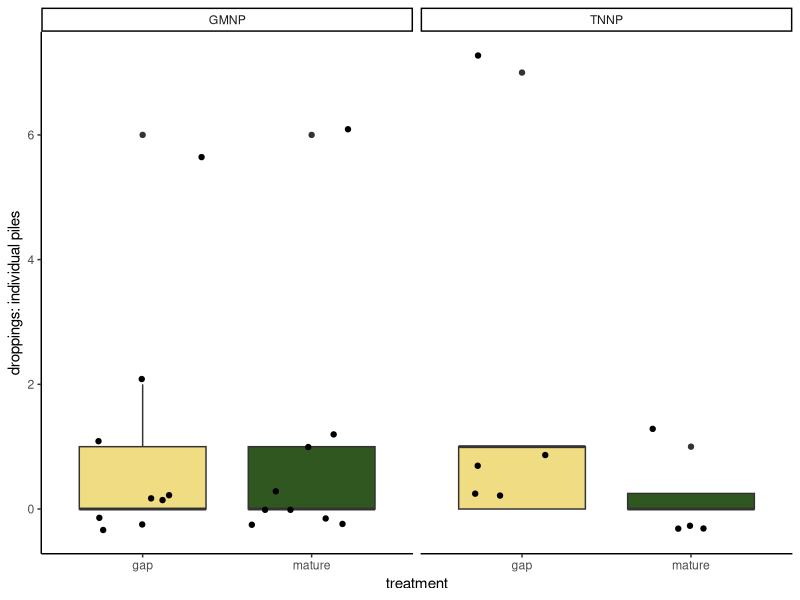
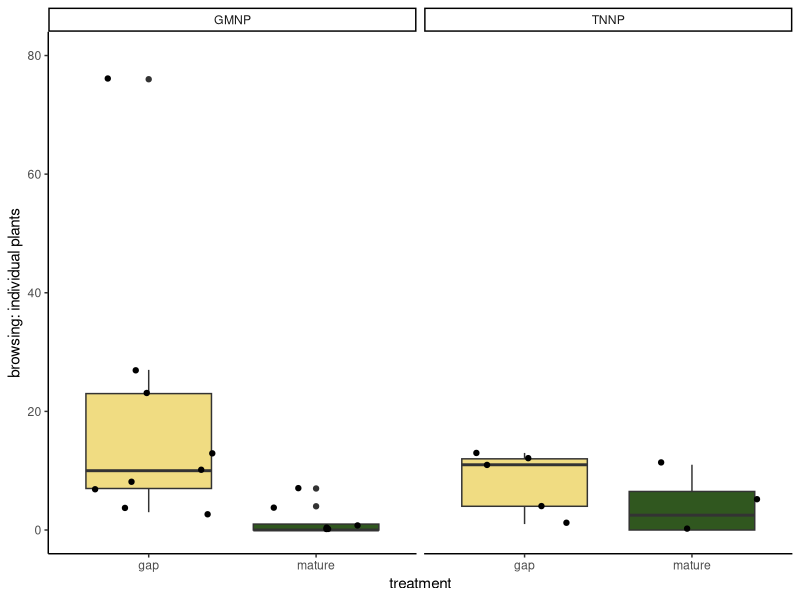

Generate these figures, in order, with R:
## ---- chunk 1
library(readxl)
library(tidyverse)
library(ggpubr)
library(ggridges)
## ---- chunk 2
act_abund <- read_xlsx("Moose activity and abundance.xlsx", 
                        sheet = 1, col_names = T)
## ---- chunk 3
palette_treatments <- c("#f0dc82", "#30571f") # gap and closed canopy

## ---- chunk 4
# https://www.ncbi.nlm.nih.gov/pmc/articles/PMC9328498/ (calculating abundance from pellets)

act_abund %>% 
  filter(treatment != "exclosure") %>% 
  ggplot(aes(x=treatment, y = droppings, fill = treatment))+
  geom_boxplot()+
  scale_fill_manual(values=palette_treatments) +
  geom_jitter()+
  theme_classic()+
  facet_wrap(~park)+
  labs(y = "droppings: individual piles")+
  theme(legend.position = "none")
## ---- chunk 5
act_abund %>% 
  filter(treatment != "exclosure") %>% 
         # park == "GMNP") %>% 
  ggplot(aes(x=treatment, y = browsing, fill = treatment))+
  # geom_point()+
  geom_boxplot()+
  scale_fill_manual(values=palette_treatments) +
  geom_jitter()+
  theme_classic()+
  ylim(0,80)+
  facet_wrap(~park)+
  labs(y = "browsing: individual plants")+
  theme(legend.position = "none")
## ---- chunk 6
# import data generated from Parks Canada maps, with estimates of mean/max moose density at each site sampled in 2023, if not already read in
# tnnp_moose <- read.csv("TNNP_2023sites_moosedensities.csv", header = TRUE)
# gmnp_moose <- read.csv("GMNP_2023sites_moosedensities.csv", header = TRUE)

# append these data to the activity/abundance data: do they match up?
